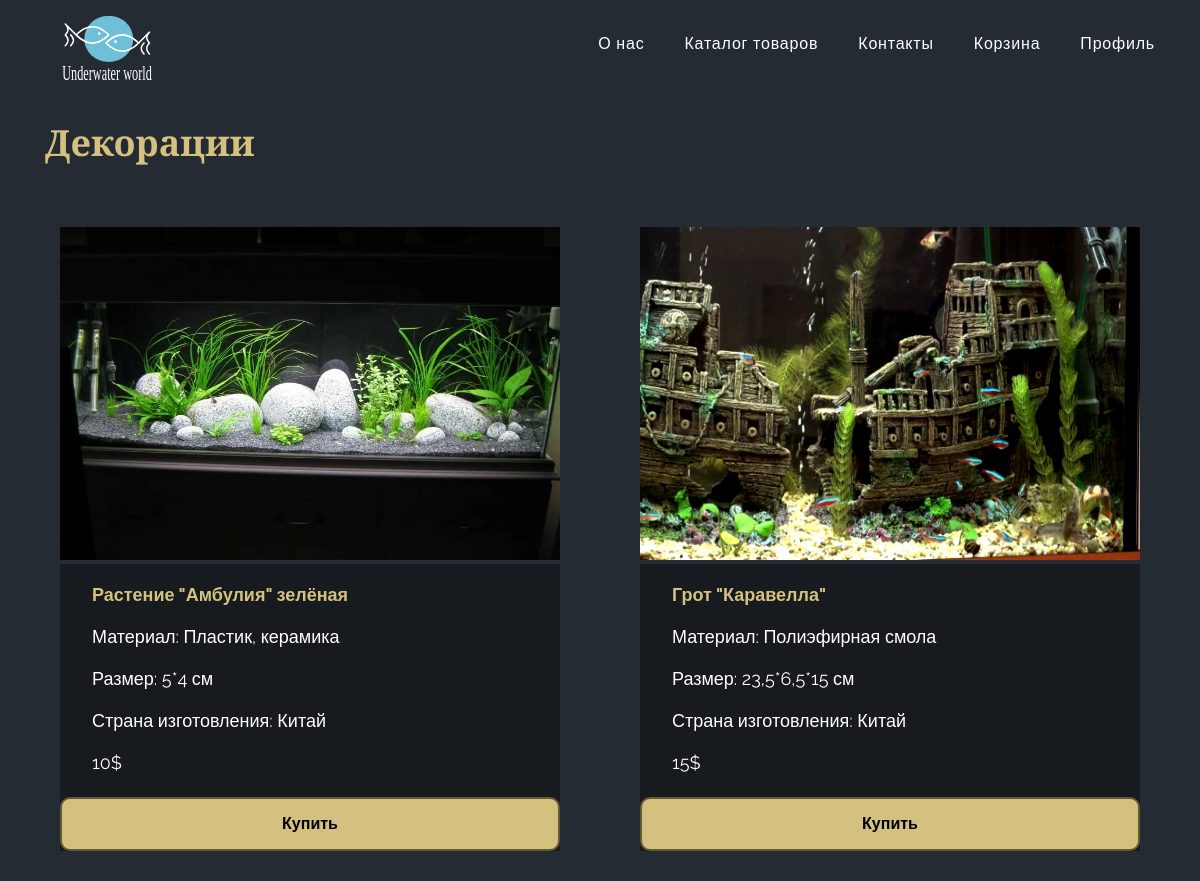
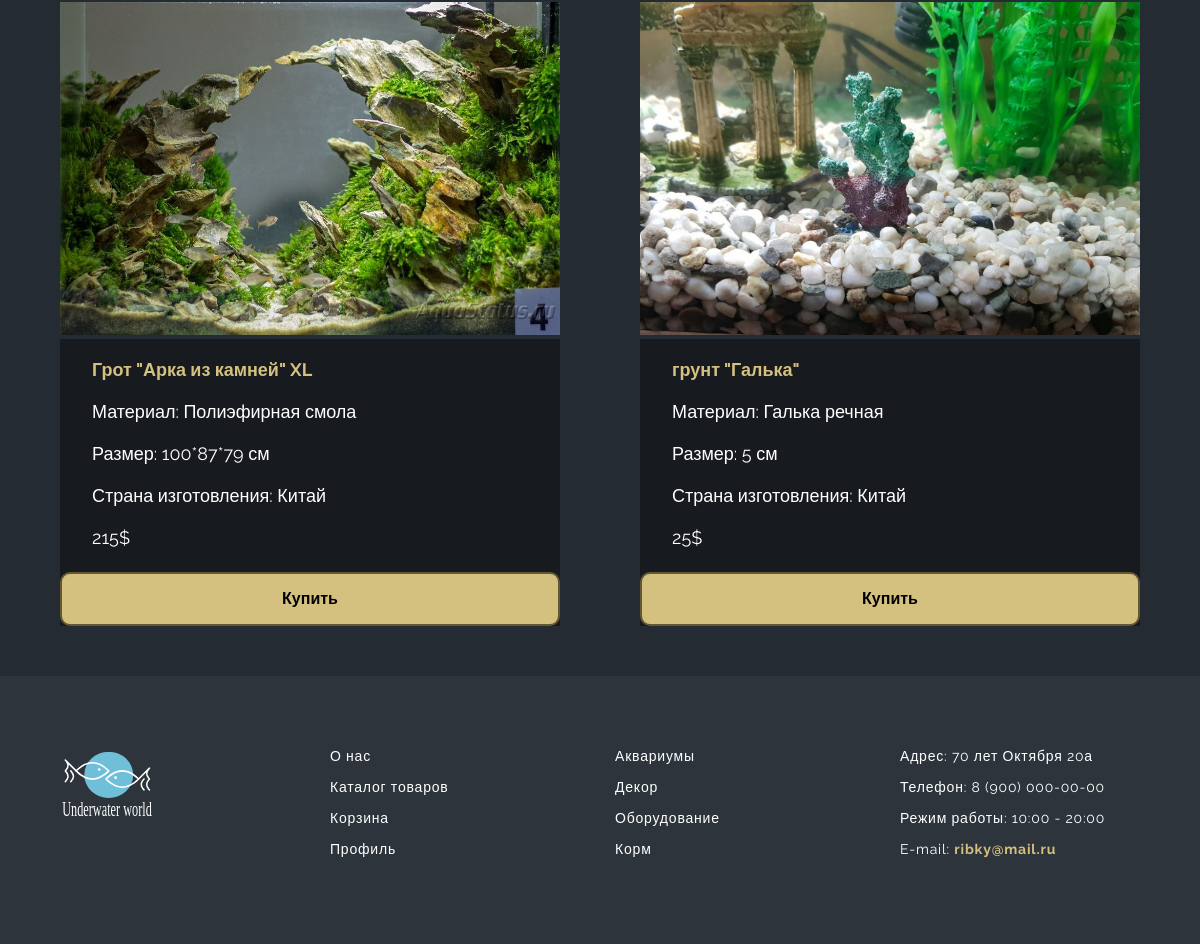
/Dekor.php, run on the app's committed database (2 pictures, top to bottom).
### tables this page shows
CREATE TABLE `dekorations` (
  `id` int UNSIGNED NOT NULL,
  `name` varchar(60) NOT NULL,
  `image` varchar(60) NOT NULL,
  `cost` int UNSIGNED NOT NULL,
  `size` varchar(60) NOT NULL,
  `matireal` varchar(60) NOT NULL,
  `production` varchar(40) NOT NULL
);

### Dekor.php (the view, shortened to what this page needs)
<!DOCTYPE html>
<html lang="en">
<head>
    <link rel="stylesheet" href="main.css">
</head>
<body>
    <?php require_once "blocks/header.php" ?>
    <main>
        <section class="apartments none1">
            <div class="container">
                <div class="apartments__title">
                    <h2 class="title-category">Декорации</h2>
                </div>
                 <div class="container trending">
                    <div class="games">
                        <?php
                        require_once "lib/db.php";
                        $sql = 'SELECT * FROM dekorations';
                        $query = $pdo->prepare($sql);
                        $query->execute();
                        $games = $query->fetchAll(PDO::FETCH_OBJ);
                        foreach($games as $el)
                            echo
                                '<div class="block">
                                    <img class="form" src="/img/dekor/'.$el->image.'" alt="">
                                    <div class="description">
                                    <span class="desc-title">'.$el->name.'</span>
                                    <span>Материал: '.$el->matireal.'</span>
                                    <span>Размер: '.$el->size.' см</span>
                                    <span>Страна изготовления: '.$el->production.'</span>
                                    <span>'.$el->cost.'$</span>
                                    <button class="buy"> Купить</button>
                                    </div>
                                </div>';
                        ?>
                    </div>
                </div>
            </div>
        </section>
    </main>
    <?php require_once "blocks/footer.php"; ?>
</body>
</html>

### main.css (style rules this page uses)
* { padding: 0px; margin: 0px; border: none; }
*, *::before, *::after { box-sizing: border-box; }
aside, nav, footer, header, section, main { display: block; }
h1, h2, h3, h4, h5, h6, p { font-size: inherit; font-weight: inherit; }
img, svg { max-width: 100%; height: auto; }
body { font-family: "Raleway", sans-serif; background-color: #242B33; color: #fff; font-size: 18px; }
.container { margin: 0 auto; padding: 0 15px; max-width: 1140px; }
.title-2, .title-category { font-size: 36px; font-family: "Playfair Display", serif; color: #D4C17F; font-weight: 700; }
.title-category { margin-top: 2rem; margin-bottom: -10rem; }
.apartments__title { margin-bottom: 88px; }
.trending { padding-top: 50px; }
.trending .games { display: flex; justify-content: space-between; flex-wrap: wrap; width: 100%; padding: 50px 0; }
.form { width: 500px; height: 333px; margin-top: 2rem; position: relative; transition: all 0.2s ease-in; }
.trending .games span { margin-top: 20px; padding-left: 2rem; }
.description { display: flex; flex-direction: column; text-align: start; background-color: #0c0c0c86; }
.desc-title { font-weight: bold; color: #D4C17F; }
.buy { padding: 1rem 2rem; border-radius: 10px; background-color: #D4C17F; margin-top: 1.5rem; font-size: 16px; font-weight: bold; border: 2px solid #635833; }
h2 { font-size: 2rem; margin-bottom: 20px; color: #D4C17F; }
button { background: #fff; color: #000; font-weight: 600; border: none; padding: 12px 20px; cursor: pointer; border-radius: 3px; font-size: 16px; border: 2px solid transparent; transition: 0.3s ease; }

### data on the page
dekorations: image (picture), name "Растение \"Амбулия\" зелёная", matireal "Пластик, керамика", size "5*4", production "Китай", cost "10"
dekorations: image (picture), name "Грот \"Каравелла\"", matireal "Полиэфирная смола", size "23,5*6,5*15", production "Китай", cost "15"
dekorations: image (picture), name "Грот \"Арка из камней\" XL", matireal "Полиэфирная смола", size "100*87*79", production "Китай", cost "215"
dekorations: image (picture), name "грунт \"Галька\"", matireal "Галька речная", size "5", production "Китай", cost "25"
